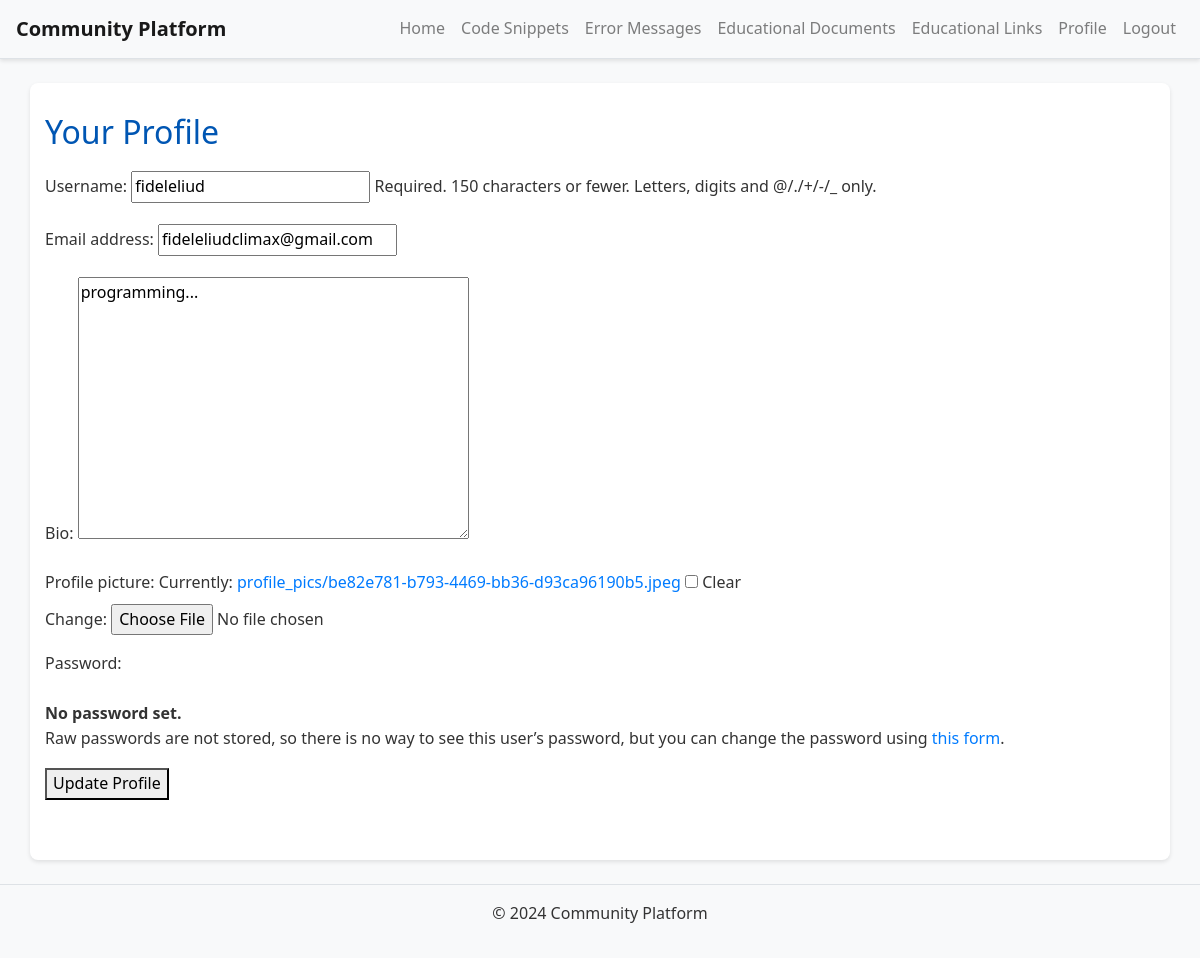
Screenshot of /profile/ (signed in) with the database file from the repository.
### users/models.py (models this page shows, shortened)
class CustomUser(AbstractUser):
    bio = models.TextField(blank=True)
    profile_picture = models.ImageField(upload_to='profile_pics/', blank=True, null=True)

### users/views.py (the view)
# urls.py: path('profile/', views.profile, name='profile'),
@login_required
def profile(request):
    if request.method == 'POST':
        form = CustomUserChangeForm(request.POST, request.FILES, instance=request.user)
        if form.is_valid():
            form.save()
            return redirect('profile')
    else:
        form = CustomUserChangeForm(instance=request.user)
    return render(request, 'users/profile.html', {'form': form})

### users/forms.py
class CustomUserChangeForm(UserChangeForm):
    class Meta:
        model = CustomUser
        fields = ('username', 'email', 'bio', 'profile_picture')

### templates/users/profile.html (shortened to what this page needs)
{% extends 'base.html' %}
{% block content %}
<h2>Your Profile</h2>
<form method="post" enctype="multipart/form-data">
    {{ form.as_p }}
    <button type="submit">Update Profile</button>
</form>
{% endblock %}

### static/css/custom.css (style rules this page uses)
body { font-family: 'Segoe UI', Tahoma, Geneva, Verdana, sans-serif; color: #333; background-color: #f8f9fa; margin: 0; padding: 0; line-height: 1.6; }
h1, h2 { color: #0056b3; margin-bottom: 20px; }
a { color: #007bff; text-decoration: none; transition: color 0.3s ease; }
form { margin-bottom: 30px; }

### rows the page displays
CustomUser: username "fideleliud", email "fideleliudclimax@gmail.com", bio "programming..."
